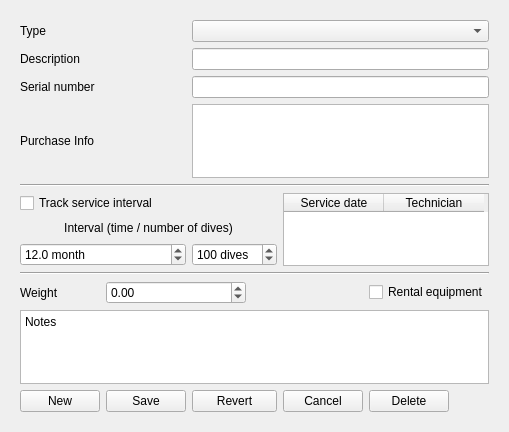
<?xml version="1.0" encoding="UTF-8"?>
<ui version="4.0">
 <class>equipmentDetails</class>
 <widget class="QWidget" name="equipmentDetails">
  <property name="geometry">
   <rect>
    <x>0</x>
    <y>0</y>
    <width>509</width>
    <height>432</height>
   </rect>
  </property>
  <property name="windowTitle">
   <string>Form</string>
  </property>
  <layout class="QGridLayout" name="gridLayout">
   <item row="0" column="0">
    <widget class="QScrollArea" name="scrollArea">
     <property name="frameShape">
      <enum>QFrame::NoFrame</enum>
     </property>
     <property name="frameShadow">
      <enum>QFrame::Plain</enum>
     </property>
     <property name="lineWidth">
      <number>0</number>
     </property>
     <property name="widgetResizable">
      <bool>true</bool>
     </property>
     <widget class="QWidget" name="scrollAreaWidgetContents">
      <property name="geometry">
       <rect>
        <x>0</x>
        <y>0</y>
        <width>513</width>
        <height>400</height>
       </rect>
      </property>
      <layout class="QGridLayout" name="gridLayout_2">
       <item row="9" column="4" colspan="2">
        <widget class="QCheckBox" name="checkBox_2">
         <property name="text">
          <string>Rental equipment</string>
         </property>
        </widget>
       </item>
       <item row="10" column="0" colspan="6">
        <widget class="QTextEdit" name="textEdit_2">
         <property name="html">
          <string>&lt;!DOCTYPE HTML PUBLIC &quot;-//W3C//DTD HTML 4.0//EN&quot; &quot;http://www.w3.org/TR/REC-html40/strict.dtd&quot;&gt;
&lt;html&gt;&lt;head&gt;&lt;meta name=&quot;qrichtext&quot; content=&quot;1&quot; /&gt;&lt;style type=&quot;text/css&quot;&gt;
p, li { white-space: pre-wrap; }
&lt;/style&gt;&lt;/head&gt;&lt;body style=&quot; font-family:'Sans Serif'; font-size:9pt; font-weight:400; font-style:normal;&quot;&gt;
&lt;p style=&quot; margin-top:0px; margin-bottom:0px; margin-left:0px; margin-right:0px; -qt-block-indent:0; text-indent:0px;&quot;&gt;Notes&lt;/p&gt;&lt;/body&gt;&lt;/html&gt;</string>
         </property>
        </widget>
       </item>
       <item row="9" column="1" colspan="2">
        <widget class="QDoubleSpinBox" name="weightSpinBox">
         <property name="maximumSize">
          <size>
           <width>140</width>
           <height>16777215</height>
          </size>
         </property>
         <property name="decimals">
          <number>2</number>
         </property>
         <property name="minimum">
          <double>-100.000000000000000</double>
         </property>
         <property name="maximum">
          <double>100.000000000000000</double>
         </property>
         <property name="singleStep">
          <double>0.100000000000000</double>
         </property>
        </widget>
       </item>
       <item row="11" column="0">
        <widget class="QPushButton" name="pushButtonNew">
         <property name="text">
          <string>New</string>
         </property>
        </widget>
       </item>
       <item row="2" column="2" colspan="4">
        <widget class="QLineEdit" name="eqSerialEdit"/>
       </item>
       <item row="5" column="0" colspan="3">
        <widget class="QCheckBox" name="checkBox">
         <property name="text">
          <string>Track service interval</string>
         </property>
        </widget>
       </item>
       <item row="0" column="0">
        <widget class="QLabel" name="label">
         <property name="text">
          <string>Type</string>
         </property>
        </widget>
       </item>
       <item row="5" column="3" rowspan="3" colspan="3">
        <widget class="QTableWidget" name="tableWidget">
         <property name="sizePolicy">
          <sizepolicy hsizetype="Expanding" vsizetype="Expanding">
           <horstretch>3</horstretch>
           <verstretch>0</verstretch>
          </sizepolicy>
         </property>
         <column>
          <property name="text">
           <string>Service date</string>
          </property>
         </column>
         <column>
          <property name="text">
           <string>Technician</string>
          </property>
         </column>
        </widget>
       </item>
       <item row="6" column="0" colspan="3">
        <widget class="QLabel" name="label_5">
         <property name="text">
          <string>Interval (time / number of dives)</string>
         </property>
         <property name="alignment">
          <set>Qt::AlignCenter</set>
         </property>
        </widget>
       </item>
       <item row="7" column="0" colspan="2">
        <widget class="QDoubleSpinBox" name="intervalMonthSpinBox">
         <property name="suffix">
          <string> month</string>
         </property>
         <property name="decimals">
          <number>1</number>
         </property>
         <property name="minimum">
          <double>0.100000000000000</double>
         </property>
         <property name="value">
          <double>12.000000000000000</double>
         </property>
        </widget>
       </item>
       <item row="1" column="2" colspan="4">
        <widget class="QLineEdit" name="eqDescriptionEdit"/>
       </item>
       <item row="3" column="0" colspan="2">
        <widget class="QLabel" name="label_4">
         <property name="text">
          <string>Purchase Info</string>
         </property>
        </widget>
       </item>
       <item row="4" column="0" colspan="6">
        <widget class="Line" name="line">
         <property name="orientation">
          <enum>Qt::Horizontal</enum>
         </property>
        </widget>
       </item>
       <item row="1" column="0" colspan="2">
        <widget class="QLabel" name="label_2">
         <property name="text">
          <string>Description</string>
         </property>
        </widget>
       </item>
       <item row="0" column="2" colspan="4">
        <widget class="QComboBox" name="eqTypeComboBox"/>
       </item>
       <item row="3" column="2" colspan="4">
        <widget class="QTextEdit" name="textEdit"/>
       </item>
       <item row="2" column="0" colspan="2">
        <widget class="QLabel" name="label_3">
         <property name="text">
          <string>Serial number</string>
         </property>
        </widget>
       </item>
       <item row="7" column="2">
        <widget class="QSpinBox" name="intervalDivesSpinBox">
         <property name="suffix">
          <string> dives</string>
         </property>
         <property name="prefix">
          <string/>
         </property>
         <property name="minimum">
          <number>1</number>
         </property>
         <property name="maximum">
          <number>1000</number>
         </property>
         <property name="value">
          <number>100</number>
         </property>
        </widget>
       </item>
       <item row="8" column="0" colspan="6">
        <widget class="Line" name="line_2">
         <property name="orientation">
          <enum>Qt::Horizontal</enum>
         </property>
        </widget>
       </item>
       <item row="9" column="0">
        <widget class="QLabel" name="label_6">
         <property name="text">
          <string>Weight</string>
         </property>
        </widget>
       </item>
       <item row="11" column="1">
        <widget class="QPushButton" name="pushButton">
         <property name="text">
          <string>Save</string>
         </property>
        </widget>
       </item>
       <item row="11" column="2">
        <widget class="QPushButton" name="pushButtonRevert">
         <property name="text">
          <string>Revert</string>
         </property>
        </widget>
       </item>
       <item row="11" column="3">
        <widget class="QPushButton" name="pushButtonCancel">
         <property name="text">
          <string>Cancel</string>
         </property>
        </widget>
       </item>
       <item row="11" column="4">
        <widget class="QPushButton" name="pushButtonDelete">
         <property name="text">
          <string>Delete</string>
         </property>
        </widget>
       </item>
       <item row="11" column="5">
        <spacer name="horizontalSpacer">
         <property name="orientation">
          <enum>Qt::Horizontal</enum>
         </property>
         <property name="sizeHint" stdset="0">
          <size>
           <width>40</width>
           <height>20</height>
          </size>
         </property>
        </spacer>
       </item>
      </layout>
     </widget>
    </widget>
   </item>
  </layout>
 </widget>
 <resources/>
 <connections/>
</ui>
